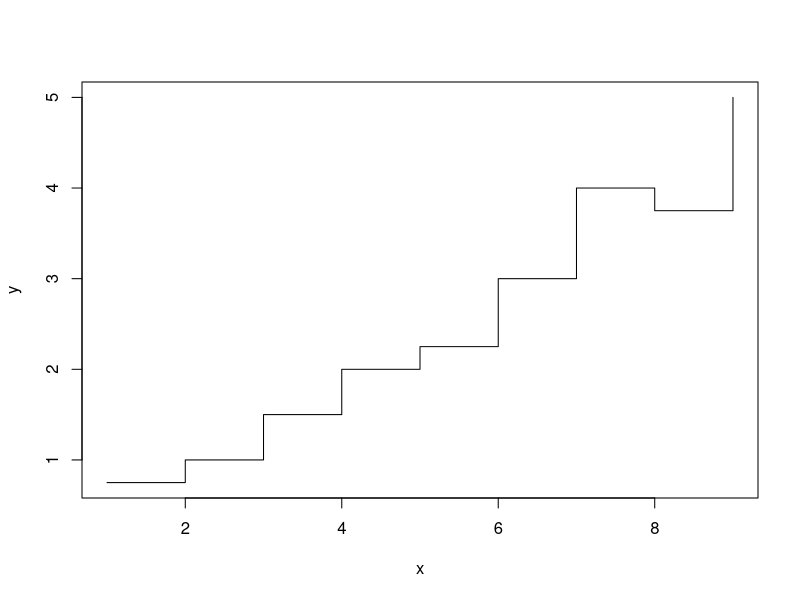
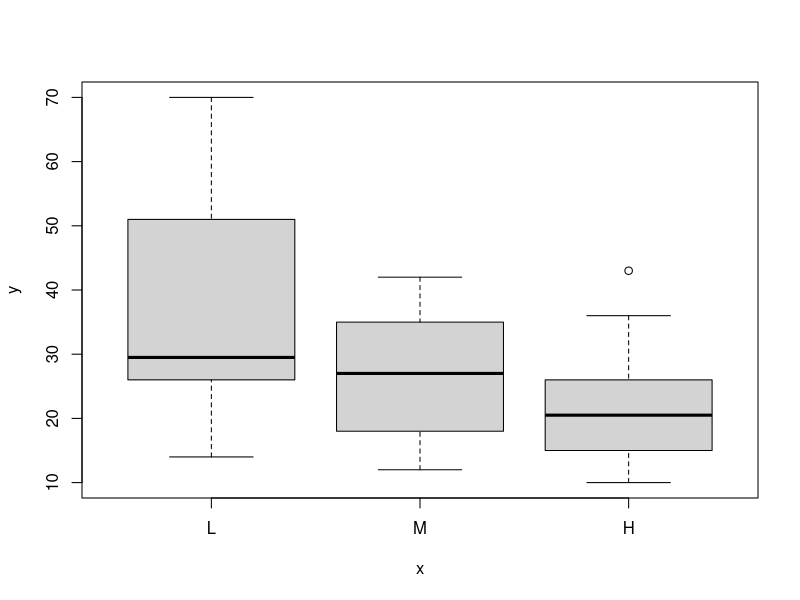
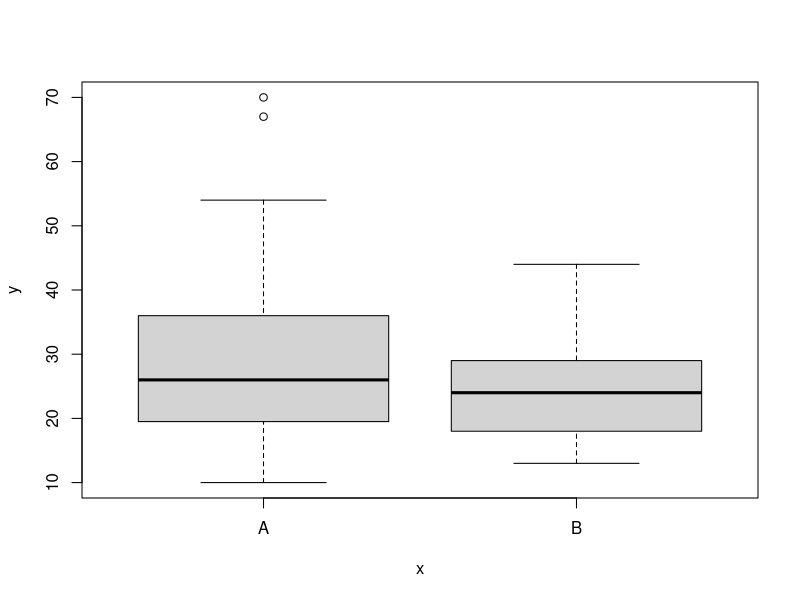
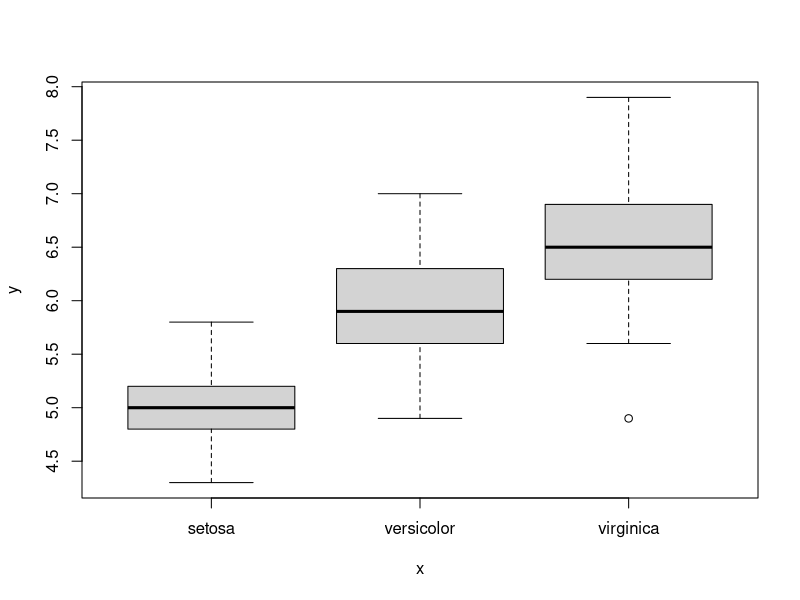

The R source for these figures, in order: (Note: this script raises an error after producing the figures.)
## ---- chunk 1
knitr::opts_chunk$set(echo = TRUE)
## ---- chunk 2
x <- 3 + 7
print(x)
## ---- chunk 3
#simplified equation: 7x=14
a <- 7
b <- 14

x = b/a
print(x)

## ---- chunk 4
a <- -10
b <- -40
x <- b/a 
print(x)
## ---- chunk 5
vegetables <- c("corn", "beans", "squash")
wk_after_frost <- c("2", "1", "2")
garden <- data.frame(vegetables, wk_after_frost)
View(garden)
## ---- chunk 6
x <- c(1, 2, 3, 4, 5, 6, 7, 8, 9)
y <- c(0.75, 1.0, 1.5, 2.0, 2.25, 3.0, 4, 3.75, 5.0)
## ---- chunk 7
plot(x, y, type= "s")
## ---- chunk 8
View(warpbreaks)
plot(x= warpbreaks$tension, y = warpbreaks$breaks)

## ---- chunk 9
plot(x=warpbreaks$wool, y = warpbreaks$breaks)
## ---- chunk 10
species <- as.factor(iris$Species)
lengths <- iris$Sepal.Length

plot(species, lengths)
## ---- chunk 11
plot(as.factor(HairEyeColor$Sex))
## ---- chunk 12
class(HairEyeColor)
## ---- chunk 13
HairEyeColor_df <- as.data.frame(HairEyeColor)
## ---- chunk 14
plot(x= as.factor(HairEyeColor_df$Sex), y = HairEyeColor_df$Eye)
## ---- chunk 15
plot(x= HairEyeColor_df$Hair, y = HairEyeColor_df$Freq)
plot(x= HairEyeColor_df$Eye, y = HairEyeColor_df$Freq)
## ---- chunk 16
combined_factor <- interaction(HairEyeColor_df$Hair, HairEyeColor_df$Eye)
## ---- chunk 17
barplot(HairEyeColor_df$Freq, names.arg = combined_factor, las = 2, 
        xlab = "Hair and Eye Color Combo", ylab = "Frequency",
        main = "Frequency of Hair and Eye Color Combinations", col = "lightblue")
## ---- chunk 18
freq_matrix <- xtabs(Freq ~ combined_factor + Sex, data = HairEyeColor_df)
combined_labels <- paste(rep(levels(combined_factor), each = 2), c("Male", "Female"), sep = "-")

barplot(freq_matrix, beside = TRUE, col = c("green", "purple"),
        names.arg = combined_labels, las =2,  
        xlab = "Hair and Eye Color Combo", ylab = "Frequency",
        main = "Frequency of Hair and Eye Color Combinations")

## ---- chunk 19
max_freq <- max(HairEyeColor_df$Freq)
max_freq_row <- HairEyeColor_df[which.max(HairEyeColor_df$Freq),]
print(max_freq_row)
#Let's rename this max since it's the max females 
max_female_combo <- max_freq_row
## ---- chunk 20
max_male_combo <-subset(HairEyeColor_df, Hair == "Brown" & Eye == "Brown"& Sex == "Male")
## ---- chunk 21
max_combos <- rbind(max_female_combo, max_male_combo)
plot(x= as.factor(max_combos$Sex), y= max_combos$Freq)
## ---- chunk 22
plot(as.factor(HairEyeColor_df$Sex), y = HairEyeColor_df$Freq)
## ---- chunk 23
x <- 1:100
y <- (rnorm(100, sd = 15) + x + 100) / 10
group <- c(rep("A", 50), rep("B", 50))

k_purple <- "#875692"
k_orange <- "#F38400"
colors <- c(A = k_purple, B = k_orange)
## ---- chunk 24
plot(x,y)
## ---- chunk 25
plot (x, y, 
      bty = "n", # remove box
      pch = 20,
      cex = 1.4,
      col = colors[group]
      ) 

